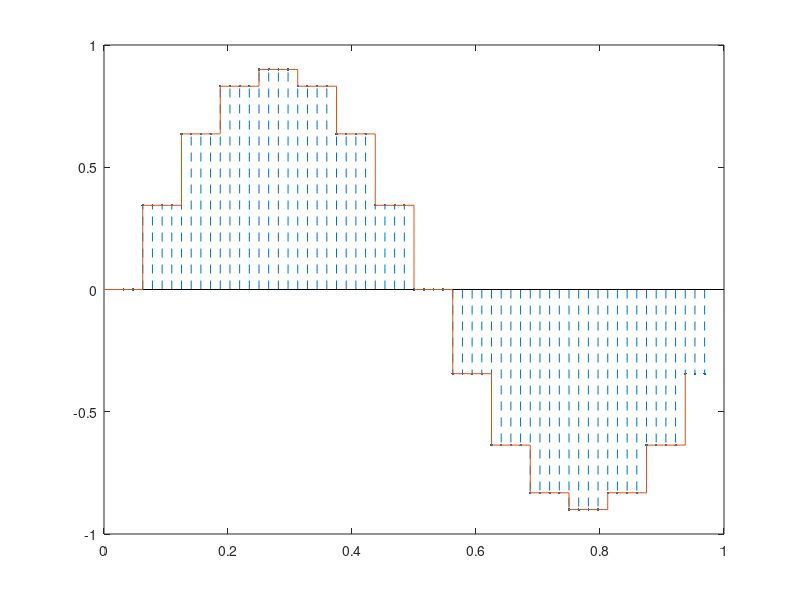

Reproduce this figure in MATLAB.
% Entregable    2 - CalCular la dft de la señal elegida en la entregable 1
% Grupo         5CV1
% Equipo        7
% Integrantes:
%              García Quiroz Gustavo Ivan
fs = 16;
t = 0:1/fs:1-1/fs;

x = .9*sin(2*pi*t);

stem(t,x)
hold on
stairs(t,x)
hold off
ups = 4;

fu = fs*ups;
tu = 0:1/fu:1-1/fu;

y = upsample(x,ups);

stem(tu,y,'--x')

hold on
stairs(t,x)
hold off

%

h = ones(ups,1);

z = filter(h,1,y);

stem(tu,z,'--.')
hold on
stairs(t,x)
hold off
%
zi = interp1(t,x,tu,'nearest');

dl = floor(ups/2);

stem(tu(1+dl:end),zi(1:end-dl),'--.')
hold on
stairs(t,x)
hold off